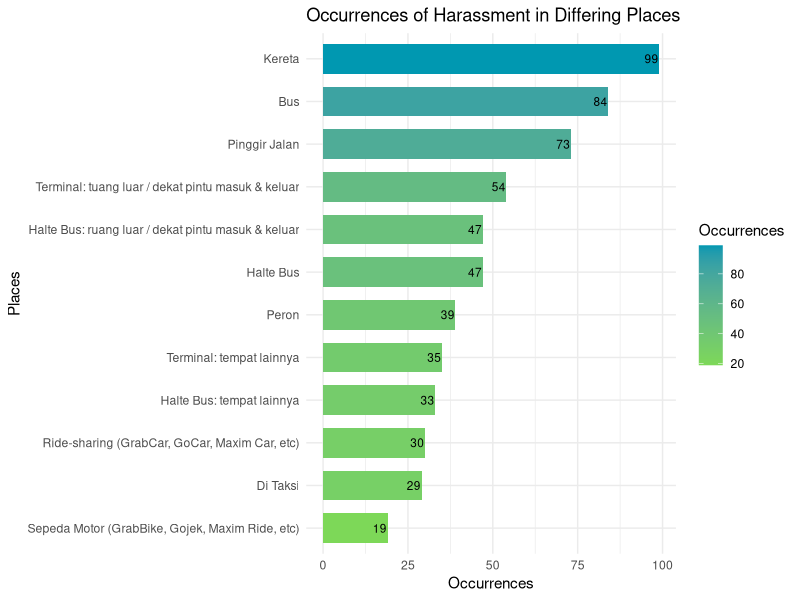

R code for this plot: (Note: this script raises an error after producing the figure.)
################# OCCURENCES AND ITS WHEREABOUTS ######################

# Create a dataframe with the options and corresponding frequencies
places <- c("Kereta", "Peron", "Terminal: tuang luar / dekat pintu masuk & keluar", 
            "Terminal: tempat lainnya", "Bus", "Halte Bus", 
            "Halte Bus: ruang luar / dekat pintu masuk & keluar", 
            "Halte Bus: tempat lainnya", "Di Taksi", 
            "Ride-sharing (GrabCar, GoCar, Maxim Car, etc)", 
            "Sepeda Motor (GrabBike, Gojek, Maxim Ride, etc)", "Pinggir Jalan")
occurrences <- c(99, 39, 54, 35, 84, 47, 47, 33, 29, 30, 19, 73)

where_df <- data.frame(Places = places, Occurrences = occurrences)

library(ggplot2)

# Plot the frequencies using a horizontal bar plot with occurrences labels adjusted
ggplot(where_df, aes(x = Occurrences, y = reorder(Places, Occurrences), fill = Occurrences)) +
  geom_bar(stat = "identity", width = 0.7) +
  geom_text(aes(label = Occurrences), hjust = 1.05, size = 3, color = "black") +  # Adjust hjust parameter
  scale_fill_gradient(low = "#7dd858", high = "#0098b1") +  # Specify the color gradient
  labs(title = "Occurrences of Harassment in Differing Places",
       x = "Occurrences",
       y = "Places") +
  theme_minimal()

############################ GENDER ANALYSIS #################################

library(ggplot2)
# Preprocess data
df$Gender <- factor(df$Gender)
df$Harassment <- ifelse(df$Harassment == "Iya", "Yes", 
                        ifelse(df$Harassment == "Tidak (lanjut ke no.21)", "No", df$Harassment))

# Create a contingency table of Gender and Harassment
gender_harassment_table <- table(df$Gender, df$Harassment)
print(gender_harassment_table)
rowSums(gender_harassment_table)

# Create a dataframe with gender and harassment responses
gender <- c("Male", "Female", "Other")
yes <- c(77, 228, 1)
no <- c(44, 99, 0)
gender_harassment_df <- data.frame(Gender = gender, Yes = yes, No = no)

# Reshape the dataframe for plotting
library(tidyr)
gender_harassment_df <- pivot_longer(gender_harassment_df, cols = c("Yes", "No"), names_to = "Harassment", values_to = "Total")

# Plot side-by-side bar chart with adjusted font size for numeric values
ggplot(gender_harassment_df, aes(x = Gender, y = Total, fill = Harassment)) +
  geom_bar(stat = "identity", position = "dodge") +
  geom_text(aes(label = Total), position = position_dodge(width = 0.9), vjust = -0.45, size = 3) +  # Adjust font size for numeric values
  labs(title = "Harassment Experiences by Gender",
       x = "Gender",
       y = "Individuals",
       fill = "Experienced") +
  scale_fill_manual(values = c("Yes" = "darkseagreen3", "No" = "plum3")) +  # Specify custom colors
  theme_minimal()

########################### AGE ANALYSIS ######################################
# Create a contingency table of Age and Harassment
age_harassment_table <- table(df$Age, df$Harassment)

# Convert the table to a dataframe
age_harassment_df <- as.data.frame.matrix(age_harassment_table)

# Rename the columns
colnames(age_harassment_df) <- c("No", "Yes")

# Add an additional column for Age_Group
age_harassment_df$Age_Group <- rownames(age_harassment_df)

# Rearrange the rows
age_harassment_df <- age_harassment_df[c(5, 1:4), ]

# Reshape the dataframe for plotting
age_harassment_long <- tidyr::pivot_longer(age_harassment_df, cols = c("No", "Yes"), names_to = "Response")

# Reorder levels of the "Response" variable
age_harassment_long$Response <- factor(age_harassment_long$Response, levels = c("Yes", "No"))

# Define custom colors
custom_colors <- c("#414487", "#2A788E", "#22A884", "#7ad151","#FFD166")

# Create the stacked bar chart with reordered levels and custom colors
ggplot(age_harassment_long, aes(x = value, y = Response, fill = Age_Group)) +
  geom_bar(stat = "identity", position = "stack", width = 0.5) +  # Adjust the width here
  scale_x_continuous(limits = c(0, 309), breaks = seq(0, 309, by = 50)) +  # Set the x-axis limits and breaks
  geom_text(aes(label = value), position = position_stack(vjust = 0.5), size = 3, color = "white") +  # Add numeric values on top of each bar
  labs(title = "Harassment Experiences by Age Group",
       x = "Amount",
       y = "Response",
       fill = "Age Group") +
  scale_fill_manual(values = custom_colors) +  # Use the custom colors
  theme_minimal()

######################## TRANSPORT USAGE INTENSITY #############################
# Clean the Intensity column
df$Intensity <- ifelse(df$Intensity == "Iya", "Yes",
                       ifelse(df$Intensity == "Tidak", "No", df$Intensity))

# Remove rows where the Harassment column contains "No"
usage_intensity_df <- df[df$Harassment != "No", ]

# Check unique values in the Intensity column
unique_values <- unique(df$Intensity)
print(unique_values)

# Filter out unexpected values if necessary
usage_intensity_df <- usage_intensity_df[usage_intensity_df$Intensity %in% c("Yes", "No"), ]

duplicate_cols <- any(duplicated(names(usage_intensity_df)))

# If there are duplicate column names, rename them
if(duplicate_cols) {
  # Rename duplicate columns with unique names
  names(usage_intensity_df) <- make.unique(names(usage_intensity_df))
}

# Create pie chart
library(ggplot2)

ggplot(data = usage_intensity_df, aes(x = "", fill = Intensity)) +
  geom_bar(width = 1) +
  coord_polar(theta = "y") +
  labs(title = "Proportion of Transportation Usage Intensity Impact",
       fill = "Usage Intensity Impact",
       x = NULL,
       y = NULL) +
  scale_fill_manual(values = c("Yes" = "khaki2", "No" = "lightblue2")) +
  geom_text(stat = "count", aes(label = after_stat(count)), position = position_stack(vjust = 0.5)) +
  theme_void()

# Combine all "Why" responses into a single string
why_responses <- paste(df$Why, collapse = " ")

# Convert text to lowercase
why_responses <- tolower(why_responses)

# Remove punctuation and special characters
why_responses <- gsub("[[:punct:]]", "", why_responses)

# Split text into individual words
word_list <- strsplit(why_responses, "\\s+")

# Flatten the list of words
word_list <- unlist(word_list)

# Count the frequency of each word
word_freq <- table(word_list)

# Sort the word frequency table in descending order
word_freq <- sort(word_freq, decreasing = TRUE)

# Print the most common words or themes
head(word_freq, 60)

########################## DID NOTHING, WHY #####################################

# Filter rows in the Action column containing "Mengabaikan" or "Saya tidak melakukan apa-apa", including NA reasons
action_df <- df[grepl("Mengabaikan|Saya tidak melakukan apa-apa", df$Action) | is.na(df$Action), ]

# Create a new dataframe with just the "Action" and "NothingWhy" columns
action_nothing_df <- action_df[c("Action", "NothingWhy")]

# Handpick rows to delete
rows_to_delete <- c(5:7,9,28,46,51:55,58,60:62,66,68,69,71:77,80,83,125,127,135,151,
                    152,156,179,186,189,211,224,225,228,242)
# Remove the specified rows from the dataframe
action_nothing_df <- action_nothing_df[-rows_to_delete, ]

rows_to_delete2 <- c(47,56:96,98:102,109:111,113,117:142,144:147,149,151,152,154:175,
                     177:179,181:184,187:191,193:201)
action_nothing_df <- action_nothing_df[-rows_to_delete2, ]
### 21 nothingwhy na

# Count the occurrences of each reason in the "NothingWhy" column
reason_counts <- table(action_nothing_df$NothingWhy)

# Convert the reason counts to a data frame
reason_counts_df <- as.data.frame(reason_counts, stringsAsFactors = FALSE)
colnames(reason_counts_df) <- c("Reason", "Count")

# Sort the reasons by count in descending order
reason_counts_df <- reason_counts_df[order(-reason_counts_df$Count), ]

# Print the unique counts
print(reason_counts_df)

# Print the total count
total_count <- sum(reason_counts_df$Count)
print(paste("Total Count:", total_count))

# Define the counts for each response
counts <- c(5, 8, 11, 14, 23)
reasons <- c("Hal itu tidak lagi mengganggu saya",
             "Hal itu masih mengganggu saya, tapi saya telah belajar untuk hidup dengan itu",
             "Hal itu mengganggu saya, tetapi apa yang bisa saya lakukan seorang diri",
             "Saya takut pada pelaku pelecehan, situasinya bisa menjadi lebih buruk",
             "Saya tidak ingin menghadapi dan membuat keributan")

# Create a dataframe
data <- data.frame(Reason = reasons, Count = counts)

# Sort the data by count in descending order
data <- data[order(-data$Count), ]

# Reorder the levels of the Reason factor variable based on the sorted data
data$Reason <- factor(data$Reason, levels = data$Reason)

# Load the ggplot2 library
library(ggplot2)

# Create a horizontal bar plot with descending bars and counts displayed on them
ggplot(data, aes(x = Count, y = reorder(Reason, Count), fill = Reason, label = Count)) +
  geom_bar(stat = "identity") +
  geom_text(hjust = -0.4, size = 3, color = "black") +  # Add labels to bars
  scale_fill_manual(values = c("#91cf60", "#d9ef8b", "#fee08b", "#fc8d59", "#d73027")) +  # Specify colors manually
  labs(title = "Reasons for Not Taking Action Post-Harassment",
       x = "Count",
       y = "") +  # Remove the y axis label
  theme_minimal() +
  theme(axis.title.y = element_blank(),  # Remove the y axis title
        axis.text.y = element_blank(),   # Remove the y axis text
        legend.position = "right",      # Move the legend to the right
        legend.direction = "vertical")  # Make the legend vertical

############################# TIME OF OCCURENCE ################################

# Filter rows where Harassment is 'Yes'
harassment_df <- df[df$Harassment == "Yes", ]

# Filter rows in the "Action" column containing the relevant times
time_df <- df[grepl("Pagi|Siang|Sore|Malam", df$Time), ]

# Count the occurrences of each response
time_counts <- table(time_df$Time)

# Convert the act counts to a data frame
time_counts_df <- as.data.frame(time_counts)
colnames(time_counts_df) <- c("Time", "Count")

# Sort the times by count in descending order
time_counts_df <- time_counts_df[order(-time_counts_df$Count), ]

# Print the unique counts
print(time_counts_df)

# Define the counts for each act
counts <- c(52, 94, 172, 101)  # Insert the counts for each act here
times <- c("Pagi", "Siang", "Sore", "Malam")

# Create a dataframe
data <- data.frame(Time = times, Count = counts)

# Sort the data by count in descending order
data <- data[order(-data$Count), ]

# Reorder the levels of the Act factor variable based on the sorted data
data$Time <- factor(data$Time, levels = data$Time)

library(ggplot2)
# Create a bar plot with descending bars and counts displayed on them for the provided data
ggplot(data, aes(x = Count, y = reorder(Time, Count), fill = Time, label = Count)) +
  geom_bar(stat = "identity") +
  geom_text(hjust = -0.4, size = 3, color = "black") +
  scale_fill_manual(values = c("#FF8C94", "#FFC3A0", "#FFDE8A", "#A2D2FF")) +
  labs(title = "Times When Harassment Occurred",
       x = "Count",
       y = "Time") +
  theme_minimal() +
  theme(axis.title.y = element_blank(),  # Remove the y axis title
        axis.text.y = element_blank(),   # Remove the y axis text
        legend.position = "right",      # Move the legend to the right
        legend.direction = "vertical",  # Make the legend vertical
        plot.title = element_text(hjust = 0.5, vjust = 1.5))
